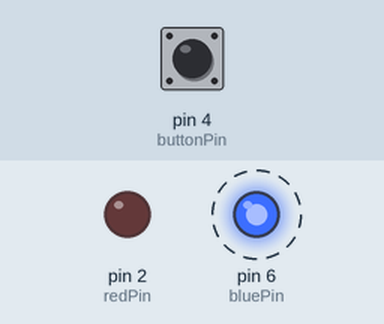
The sketch below on a simulated Arduino Uno, built with avr-gcc and run on an emulated ATmega328P. Parts: output pins drawn as LEDs (lit = HIGH). Dashed ring = blinking. The test bench sets the inputs (shaded band); at power-on: pin 4 (buttonPin) HIGH.

Above: at 0.2 s.
At 2.12 s:
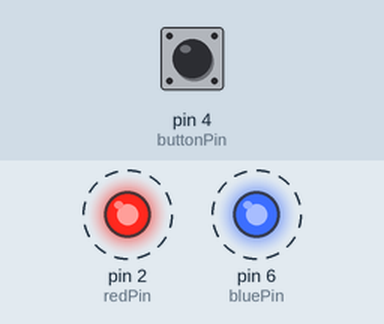
Timing chart, 0 to 3.0 s (numbered marks = the images above):
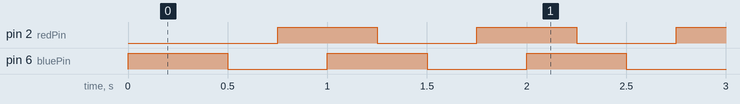

Measured:
- by itself, pin 2 (redPin), pin 6 (bluePin): alternates HIGH for 0.50 s and LOW for 0.50 s
- by itself, everything shown: repeats every 1.0 s, in 4 steps

The sketch:

BUCLE_FOR.ino
```cpp
int switchState = 0;

//variables globales
const int redPin = 2;
const int bluePin = 6;
const int buttonPin = 4;

void setup() {
  // put your setup code here, to run once:
//Iniciando leds
pinMode(redPin, OUTPUT);
pinMode(bluePin, OUTPUT);
//Ininiando botón
pinMode(buttonPin, INPUT);

}

void loop() {
  //leer el estado del botón
  switchState = digitalRead(buttonPin);
  // esto es un comentario
  if (switchState == LOW){
  //el botón no esta pulsadeo
digitalWrite(redPin,HIGH); //se enciende el rojo
digitalWrite(bluePin,LOW); //se apaga el azul
}
else {
  //elsa let it go
  //pulsamos el botón
  //el botón esta pulsado

 //se enciende el rojo
for(int blinks = 0; blinks <100; blinks++) {

    digitalWrite(bluePin,HIGH); //se enciende el azul
    delay(250);

    digitalWrite(redPin,LOW); // apagar el rojo
    delay(250); //espera medio segundo

    digitalWrite(bluePin,LOW); //se apaga el azul
    delay(250);

    digitalWrite(redPin,HIGH); //encender el rojo
    delay(250); //espera medio segundo

} //lave del for
} //llave del else
} //vuelve al inicio del bucle (llave del loop)
```
